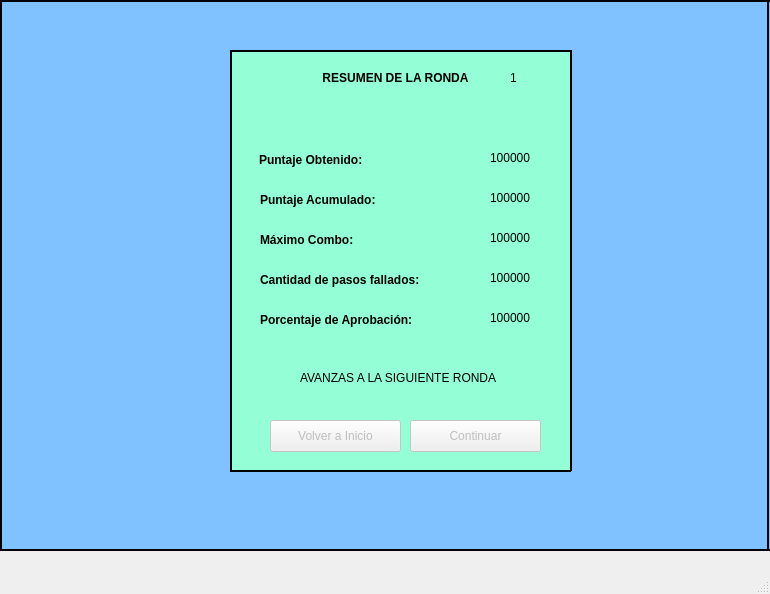
<?xml version="1.0" encoding="UTF-8"?>
<ui version="4.0">
 <class>MainWindow</class>
 <widget class="QMainWindow" name="MainWindow">
  <property name="enabled">
   <bool>true</bool>
  </property>
  <property name="geometry">
   <rect>
    <x>0</x>
    <y>0</y>
    <width>770</width>
    <height>594</height>
   </rect>
  </property>
  <property name="windowTitle">
   <string>Ventana de Resumen</string>
  </property>
  <widget class="QWidget" name="centralwidget">
   <widget class="QLabel" name="label">
    <property name="geometry">
     <rect>
      <x>310</x>
      <y>70</y>
      <width>171</width>
      <height>16</height>
     </rect>
    </property>
    <property name="text">
     <string>&lt;html&gt;&lt;head/&gt;&lt;body&gt;&lt;p align=&quot;center&quot;&gt;&lt;span style=&quot; font-weight:600;&quot;&gt;RESUMEN DE LA RONDA&lt;/span&gt;&lt;/p&gt;&lt;/body&gt;&lt;/html&gt;</string>
    </property>
   </widget>
   <widget class="QLabel" name="label_2">
    <property name="geometry">
     <rect>
      <x>259</x>
      <y>150</y>
      <width>131</width>
      <height>20</height>
     </rect>
    </property>
    <property name="text">
     <string>&lt;html&gt;&lt;head/&gt;&lt;body&gt;&lt;p&gt;&lt;span style=&quot; font-weight:600;&quot;&gt;Puntaje Obtenido:&lt;/span&gt;&lt;/p&gt;&lt;/body&gt;&lt;/html&gt;</string>
    </property>
   </widget>
   <widget class="QLabel" name="label_3">
    <property name="geometry">
     <rect>
      <x>260</x>
      <y>190</y>
      <width>131</width>
      <height>20</height>
     </rect>
    </property>
    <property name="text">
     <string>&lt;html&gt;&lt;head/&gt;&lt;body&gt;&lt;p&gt;&lt;span style=&quot; font-weight:600;&quot;&gt;Puntaje Acumulado:&lt;/span&gt;&lt;/p&gt;&lt;/body&gt;&lt;/html&gt;</string>
    </property>
   </widget>
   <widget class="QLabel" name="label_4">
    <property name="geometry">
     <rect>
      <x>260</x>
      <y>230</y>
      <width>131</width>
      <height>20</height>
     </rect>
    </property>
    <property name="text">
     <string>&lt;html&gt;&lt;head/&gt;&lt;body&gt;&lt;p&gt;&lt;span style=&quot; font-weight:600;&quot;&gt;Máximo Combo:&lt;/span&gt;&lt;/p&gt;&lt;/body&gt;&lt;/html&gt;</string>
    </property>
   </widget>
   <widget class="QLabel" name="label_5">
    <property name="geometry">
     <rect>
      <x>260</x>
      <y>270</y>
      <width>181</width>
      <height>20</height>
     </rect>
    </property>
    <property name="text">
     <string>&lt;html&gt;&lt;head/&gt;&lt;body&gt;&lt;p&gt;&lt;span style=&quot; font-weight:600;&quot;&gt;Cantidad de pasos fallados:&lt;/span&gt;&lt;/p&gt;&lt;/body&gt;&lt;/html&gt;</string>
    </property>
   </widget>
   <widget class="QLabel" name="label_6">
    <property name="geometry">
     <rect>
      <x>260</x>
      <y>310</y>
      <width>181</width>
      <height>20</height>
     </rect>
    </property>
    <property name="text">
     <string>&lt;html&gt;&lt;head/&gt;&lt;body&gt;&lt;p&gt;&lt;span style=&quot; font-weight:600;&quot;&gt;Porcentaje de Aprobación:&lt;/span&gt;&lt;/p&gt;&lt;/body&gt;&lt;/html&gt;</string>
    </property>
   </widget>
   <widget class="QLabel" name="puntaje">
    <property name="geometry">
     <rect>
      <x>490</x>
      <y>150</y>
      <width>60</width>
      <height>16</height>
     </rect>
    </property>
    <property name="text">
     <string>100000</string>
    </property>
   </widget>
   <widget class="QLabel" name="puntaje_acumulado">
    <property name="geometry">
     <rect>
      <x>490</x>
      <y>190</y>
      <width>60</width>
      <height>16</height>
     </rect>
    </property>
    <property name="text">
     <string>100000</string>
    </property>
   </widget>
   <widget class="QLabel" name="maximo_combo">
    <property name="geometry">
     <rect>
      <x>490</x>
      <y>230</y>
      <width>61</width>
      <height>16</height>
     </rect>
    </property>
    <property name="text">
     <string>100000</string>
    </property>
   </widget>
   <widget class="QLabel" name="pasos_fallados">
    <property name="geometry">
     <rect>
      <x>490</x>
      <y>270</y>
      <width>61</width>
      <height>16</height>
     </rect>
    </property>
    <property name="text">
     <string>100000</string>
    </property>
   </widget>
   <widget class="QLabel" name="aprobacion">
    <property name="geometry">
     <rect>
      <x>490</x>
      <y>310</y>
      <width>61</width>
      <height>16</height>
     </rect>
    </property>
    <property name="text">
     <string>100000</string>
    </property>
   </widget>
   <widget class="QPushButton" name="boton_volver_inicio">
    <property name="enabled">
     <bool>false</bool>
    </property>
    <property name="geometry">
     <rect>
      <x>270</x>
      <y>420</y>
      <width>131</width>
      <height>32</height>
     </rect>
    </property>
    <property name="text">
     <string>Volver a Inicio</string>
    </property>
   </widget>
   <widget class="QPushButton" name="boton_continuar_jugando">
    <property name="enabled">
     <bool>false</bool>
    </property>
    <property name="geometry">
     <rect>
      <x>410</x>
      <y>420</y>
      <width>131</width>
      <height>32</height>
     </rect>
    </property>
    <property name="text">
     <string>Continuar</string>
    </property>
   </widget>
   <widget class="QLabel" name="mensaje">
    <property name="geometry">
     <rect>
      <x>300</x>
      <y>370</y>
      <width>231</width>
      <height>16</height>
     </rect>
    </property>
    <property name="text">
     <string>&lt;html&gt;&lt;head/&gt;&lt;body&gt;&lt;p&gt;AVANZAS A LA SIGUIENTE RONDA&lt;/p&gt;&lt;/body&gt;&lt;/html&gt;</string>
    </property>
   </widget>
   <widget class="QLabel" name="numero_ronda">
    <property name="geometry">
     <rect>
      <x>510</x>
      <y>70</y>
      <width>16</width>
      <height>16</height>
     </rect>
    </property>
    <property name="text">
     <string>1</string>
    </property>
   </widget>
   <widget class="QLabel" name="label_7">
    <property name="geometry">
     <rect>
      <x>230</x>
      <y>50</y>
      <width>341</width>
      <height>421</height>
     </rect>
    </property>
    <property name="styleSheet">
     <string notr="true">background-color: rgb(148, 255, 214);</string>
    </property>
    <property name="text">
     <string/>
    </property>
   </widget>
   <widget class="QLabel" name="label_8">
    <property name="geometry">
     <rect>
      <x>-10</x>
      <y>0</y>
      <width>781</width>
      <height>551</height>
     </rect>
    </property>
    <property name="styleSheet">
     <string notr="true">background-color: rgb(128, 194, 255);</string>
    </property>
    <property name="text">
     <string/>
    </property>
   </widget>
   <widget class="QLabel" name="label_9">
    <property name="geometry">
     <rect>
      <x>230</x>
      <y>50</y>
      <width>2</width>
      <height>421</height>
     </rect>
    </property>
    <property name="styleSheet">
     <string notr="true">background-color: rgb(0, 0, 0);</string>
    </property>
    <property name="text">
     <string/>
    </property>
   </widget>
   <widget class="QLabel" name="label_10">
    <property name="geometry">
     <rect>
      <x>570</x>
      <y>50</y>
      <width>2</width>
      <height>421</height>
     </rect>
    </property>
    <property name="styleSheet">
     <string notr="true">background-color: rgb(0, 0, 0);</string>
    </property>
    <property name="text">
     <string/>
    </property>
   </widget>
   <widget class="QLabel" name="label_11">
    <property name="geometry">
     <rect>
      <x>230</x>
      <y>50</y>
      <width>341</width>
      <height>2</height>
     </rect>
    </property>
    <property name="styleSheet">
     <string notr="true">background-color: rgb(0, 0, 0);</string>
    </property>
    <property name="text">
     <string/>
    </property>
   </widget>
   <widget class="QLabel" name="label_12">
    <property name="geometry">
     <rect>
      <x>230</x>
      <y>470</y>
      <width>341</width>
      <height>2</height>
     </rect>
    </property>
    <property name="styleSheet">
     <string notr="true">background-color: rgb(0, 0, 0);</string>
    </property>
    <property name="text">
     <string/>
    </property>
   </widget>
   <widget class="QLabel" name="label_13">
    <property name="geometry">
     <rect>
      <x>0</x>
      <y>0</y>
      <width>2</width>
      <height>551</height>
     </rect>
    </property>
    <property name="styleSheet">
     <string notr="true">background-color: rgb(0, 0, 0);</string>
    </property>
    <property name="text">
     <string/>
    </property>
   </widget>
   <widget class="QLabel" name="label_14">
    <property name="geometry">
     <rect>
      <x>767</x>
      <y>0</y>
      <width>2</width>
      <height>551</height>
     </rect>
    </property>
    <property name="styleSheet">
     <string notr="true">background-color: rgb(0, 0, 0);</string>
    </property>
    <property name="text">
     <string/>
    </property>
   </widget>
   <widget class="QLabel" name="label_15">
    <property name="geometry">
     <rect>
      <x>0</x>
      <y>0</y>
      <width>781</width>
      <height>2</height>
     </rect>
    </property>
    <property name="styleSheet">
     <string notr="true">background-color: rgb(0, 0, 0);</string>
    </property>
    <property name="text">
     <string/>
    </property>
   </widget>
   <widget class="QLabel" name="label_16">
    <property name="geometry">
     <rect>
      <x>0</x>
      <y>549</y>
      <width>781</width>
      <height>2</height>
     </rect>
    </property>
    <property name="styleSheet">
     <string notr="true">background-color: rgb(0, 0, 0);</string>
    </property>
    <property name="text">
     <string/>
    </property>
   </widget>
   <zorder>label_8</zorder>
   <zorder>label_7</zorder>
   <zorder>label</zorder>
   <zorder>label_2</zorder>
   <zorder>label_3</zorder>
   <zorder>label_4</zorder>
   <zorder>label_5</zorder>
   <zorder>label_6</zorder>
   <zorder>puntaje</zorder>
   <zorder>puntaje_acumulado</zorder>
   <zorder>maximo_combo</zorder>
   <zorder>pasos_fallados</zorder>
   <zorder>aprobacion</zorder>
   <zorder>boton_volver_inicio</zorder>
   <zorder>boton_continuar_jugando</zorder>
   <zorder>mensaje</zorder>
   <zorder>numero_ronda</zorder>
   <zorder>label_9</zorder>
   <zorder>label_10</zorder>
   <zorder>label_11</zorder>
   <zorder>label_12</zorder>
   <zorder>label_13</zorder>
   <zorder>label_14</zorder>
   <zorder>label_15</zorder>
   <zorder>label_16</zorder>
  </widget>
  <widget class="QMenuBar" name="menubar">
   <property name="geometry">
    <rect>
     <x>0</x>
     <y>0</y>
     <width>770</width>
     <height>22</height>
    </rect>
   </property>
  </widget>
  <widget class="QStatusBar" name="statusbar"/>
 </widget>
 <resources/>
 <connections/>
</ui>
